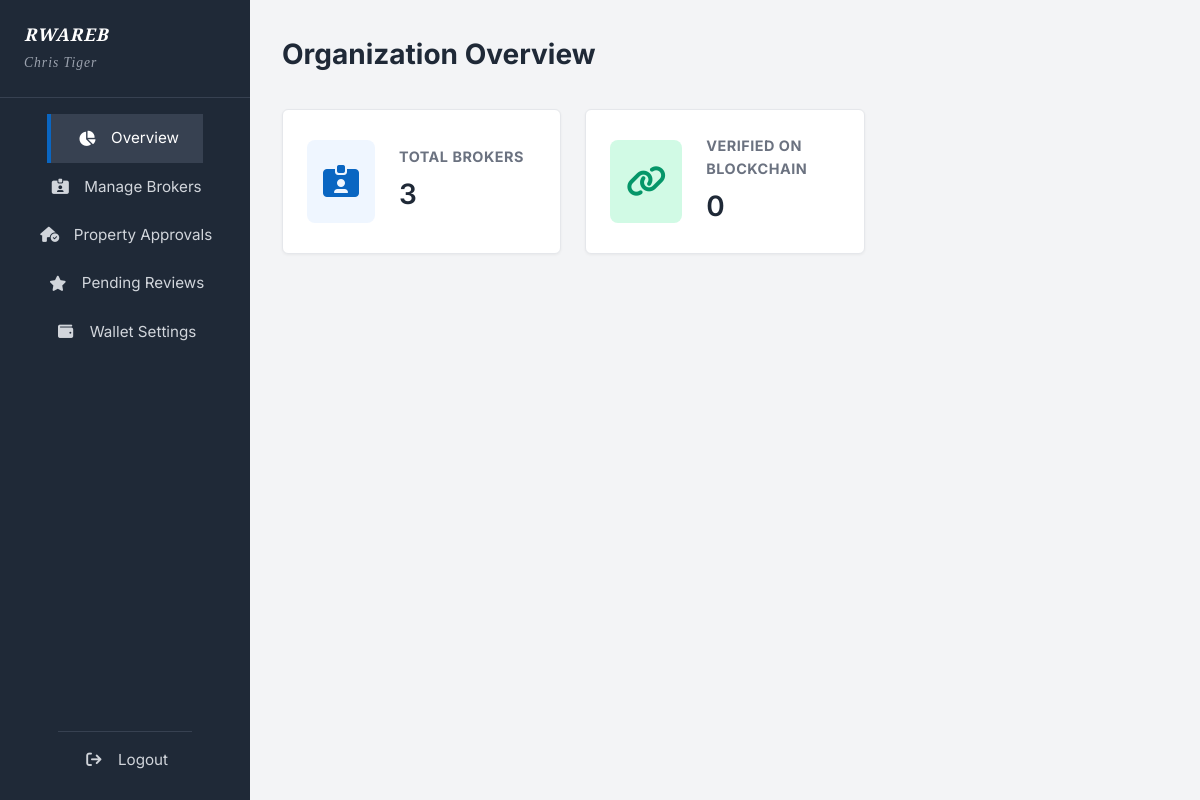
Screenshot of /assocdash (signed in) with the database file from the repository.
### models.py (models this page shows)
class Organization(db.Model):
    __tablename__ = 'organizations'
    id = db.Column(db.String(36), primary_key=True, default=generate_uuid)
    name = db.Column(db.String(150), unique=True, nullable=False)
    registration_number = db.Column(db.String(100), unique=True, nullable=False)
    email = db.Column(db.String(150), nullable=False)
    phone = db.Column(db.String(30), nullable=False)
    address = db.Column(db.Text, nullable=True)
    status = db.Column(db.String(20), default='Active')  # 'Active' or 'Suspended'
    created_by = db.Column(db.String(36), db.ForeignKey('super_admins.id'), nullable=False)
    created_at = db.Column(db.DateTime, default=datetime.utcnow)
    updated_at = db.Column(db.DateTime, default=datetime.utcnow, onupdate=datetime.utcnow)
    admins = db.relationship('AssociationAdmin', backref='organization', lazy=True)

class AssociationAdmin(db.Model):
    __tablename__ = 'association_admins'
    id = db.Column(db.String(36), primary_key=True, default=generate_uuid)
    full_name = db.Column(db.String(100), nullable=False)
    email = db.Column(db.String(150), unique=True, nullable=False)
    password_hash = db.Column(db.Text, nullable=False)
    organization_id = db.Column(db.String(36), db.ForeignKey('organizations.id'), nullable=False)
    account_status = db.Column(db.String(20), default='Active')  # 'Active' or 'Revoked'
    approved_at = db.Column(db.DateTime, nullable=True)
    created_by = db.Column(db.String(36), db.ForeignKey('super_admins.id'), nullable=False)
    created_at = db.Column(db.DateTime, default=datetime.utcnow)
    updated_at = db.Column(db.DateTime, default=datetime.utcnow, onupdate=datetime.utcnow)
    wallet_address = db.Column(db.String(100), nullable=True)

### association.py (the view)
@association.route('/assocdash')
@assoc_login_required
def dashboard():
    admin = AssociationAdmin.query.get(session['assoc_admin_id'])
    total_brokers = Broker.query.filter_by(organization_id=admin.organization_id).count()
    return render_template("assoc_dashboard.html", admin=admin, total_brokers=total_brokers)

### association.py (called while the page is built)
def assoc_login_required(f):
    @wraps(f)
    def decorated_function(*args, **kwargs):
        if 'assoc_admin_id' not in session:
            return redirect(url_for('landing.login_portal'))
        return f(*args, **kwargs)
    return decorated_function

### templates/assoc_dashboard.html (shortened to what this page needs)
{% extends "assoc_base.html" %}
{% block content %}
<div class="admin-header">
    <h1>Organization Overview</h1>
</div>
<div class="metrics-grid">
    <div class="metric-card">
        <div class="metric-icon"><i class="fa-solid fa-id-card-clip"></i></div>
        <div class="metric-data">
            <h3>Total Brokers</h3>
            <p>{{ total_brokers }}</p>
        </div>
    </div>
    <div class="metric-card">
        <div class="metric-icon" style="color: #059669; background-color: #D1FAE5;"><i class="fa-solid fa-link"></i></div>
        <div class="metric-data">
            <h3>Verified on Blockchain</h3>
            <p>0</p>
        </div>
    </div>
</div>
{% endblock %}

### templates/assoc_base.html (shortened to what this page needs)
<!DOCTYPE html>
<html lang="en">
<head>
    <link rel="stylesheet" href="https://cdnjs.cloudflare.com/ajax/libs/font-awesome/6.4.0/css/all.min.css">
    <link rel="stylesheet" href="{{ url_for('static', filename='css/style.css') }}">
    <link rel="stylesheet" href="{{ url_for('static', filename='css/admin_style.css') }}">
</head>
<body>
    <div class="admin-layout">
        <aside class="admin-sidebar" style="background-color: #1F2937;">
            <div class="logo" style="padding: 1.5rem; border-bottom: 1px solid #374151;">
                <span style="display: block; font-size: 1.1rem; font-weight: bold; line-height: 1.2; color: white;">{{
                    current_admin.organization.name }}</span>
                <span
                    style="display: block; font-size: 0.85rem; color: #9CA3AF; font-weight: normal; margin-top: 0.4rem;">{{
                    current_admin.full_name }}</span>
            </div>
            <nav class="admin-nav">
                <a href="{{ url_for('association.dashboard') }}" class="{% if request.endpoint == 'association.dashboard' %}active{% endif %}">
                    <i class="fa-solid fa-chart-pie"></i> Overview
                </a>
                <a href="{{ url_for('association.brokers') }}" class="{% if 'brokers' in request.path %}active{% endif %}">
                    <i class="fa-solid fa-id-card-clip"></i> Manage Brokers
                </a>
                <a href="{{ url_for('association.manage_properties') }}" class="{% if 'properties' in request.path %}active{% endif %}">
                    <i class="fa-solid fa-house-circle-check"></i> Property Approvals
                </a>
                <a href="{{ url_for('association.manage_reviews') }}" class="{% if 'reviews' in request.path %}active{% endif %}">
                    <i class="fa-solid fa-star"></i> Pending Reviews
                </a>
                <a href="{{ url_for('association.settings') }}" class="{% if 'settings' in request.path %}active{% endif %}">
                    <i class="fa-solid fa-wallet"></i> Wallet Settings
                </a>
                <a href="{{ url_for('association.logout') }}" style="margin-top: auto; border-top: 1px solid #374151; padding-top: 1rem;">
                    <i class="fa-solid fa-arrow-right-from-bracket"></i> Logout
                </a>
            </nav>
        </aside>
        <main class="admin-main">
            {% block content %}{% endblock %}
        </main>
    </div>
</body>
</html>

### static/css/style.css (style rules this page uses)
:root { --bg-white: #FFFFFF; --text-dark: #1F2937; --text-muted: #6B7280; --border-grey: #E5E7EB; --hover-grey: #F3F4F6; --btn-blue: #0A66C2; --btn-blue-hover: #004182; --footer-bg: #2f426b; }
body { font-family: 'Inter', sans-serif; background-color: var(--bg-white); color: var(--text-dark); margin: 0; padding: 0; line-height: 1.6; display: flex; flex-direction: column; min-height: 100vh; }
nav { max-width: 1200px; margin: 0 auto; padding: 1rem 2rem; display: flex; justify-content: space-between; align-items: center; }
.logo { font-family: 'Playfair Display', serif; font-size: 1.5rem; font-style: italic; color: var(--text-dark); text-decoration: none; letter-spacing: 1px; font-weight: 700; }
main { max-width: 1200px; margin: 0 auto; padding: 2rem; flex: 1; }

### static/css/admin_style.css (style rules this page uses)
.admin-layout { display: flex; min-height: 100vh; background-color: var(--bg-white); }
.admin-sidebar { width: 250px; background-color: var(--text-dark); color: var(--bg-white); display: flex; flex-direction: column; }
.admin-sidebar .logo { padding: 1.5rem; color: var(--bg-white); border-bottom: 1px solid #374151; display: block; }
.admin-nav { display: flex; flex-direction: column; padding: 1rem 0; flex: 1; }
.admin-nav a { color: #D1D5DB; text-decoration: none; padding: 0.75rem 1.5rem; display: flex; align-items: center; font-size: 0.95rem; transition: background-color 0.2s, color 0.2s; }
.admin-nav a:hover, .admin-nav a.active { background-color: #374151; color: var(--bg-white); border-left: 4px solid var(--btn-blue); }
.admin-nav i { margin-right: 10px; width: 20px; text-align: center; }
.admin-main { flex: 1; background-color: var(--hover-grey); padding: 2rem; overflow-y: auto; }
.admin-header { display: flex; justify-content: space-between; align-items: center; margin-bottom: 2rem; }
.admin-header h1 { margin: 0; font-size: 1.75rem; color: var(--text-dark); }
.metrics-grid { display: grid; grid-template-columns: repeat(3, 1fr); gap: 1.5rem; margin-bottom: 2rem; }
.metric-card { background-color: var(--bg-white); border: 1px solid var(--border-grey); border-radius: 6px; padding: 1.5rem; display: flex; align-items: center; box-shadow: 0 1px 3px rgba(0,0,0,0.05); }
.metric-icon { font-size: 2rem; color: var(--btn-blue); background-color: #EFF6FF; padding: 1rem; border-radius: 8px; margin-right: 1.5rem; }
.metric-data h3 { margin: 0; font-size: 0.9rem; color: var(--text-muted); text-transform: uppercase; letter-spacing: 0.5px; }
.metric-data p { margin: 0.25rem 0 0 0; font-size: 1.75rem; font-weight: 600; color: var(--text-dark); }

### templates/assoc_base.html (style rules this page uses)
.admin-nav a { display: flex; align-items: center; }
.admin-nav a i { width: 24px; margin-right: 0.75rem; }

### rows the page displays
Organization: organization.name "RWAREB"
AssociationAdmin: full_name "Chris Tiger"

### other values shown
{{ total_brokers }} "3"
